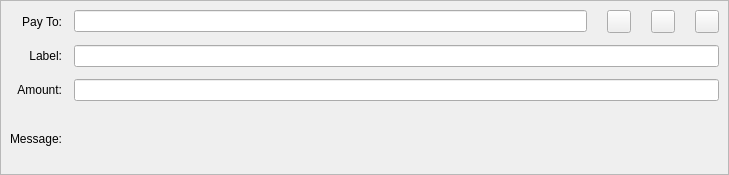
<?xml version="1.0" encoding="UTF-8"?>
<ui version="4.0">
 <class>SendCoinsEntry</class>
 <widget class="QStackedWidget" name="SendCoinsEntry">
  <property name="geometry">
   <rect>
    <x>0</x>
    <y>0</y>
    <width>729</width>
    <height>175</height>
   </rect>
  </property>
  <property name="focusPolicy">
   <enum>Qt::TabFocus</enum>
  </property>
  <property name="autoFillBackground">
   <bool>false</bool>
  </property>
  <property name="currentIndex">
   <number>0</number>
  </property>
  <widget class="QFrame" name="SendCoins">
   <property name="toolTip">
    <string>This is a normal payment.</string>
   </property>
   <property name="frameShape">
    <enum>QFrame::StyledPanel</enum>
   </property>
   <property name="frameShadow">
    <enum>QFrame::Sunken</enum>
   </property>
   <layout class="QGridLayout" name="gridLayout">
    <property name="spacing">
     <number>12</number>
    </property>
    <item row="2" column="1">
     <widget class="BitcoinAmountField" name="payAmount"/>
    </item>
    <item row="3" column="1">
     <widget class="QLabel" name="messageTextLabel">
      <property name="toolTip">
       <string>A message that was attached to the Bulwark: URI which will be stored with the transaction for your reference. Note: This message will not be sent over the Bulwark network.</string>
      </property>
      <property name="textFormat">
       <enum>Qt::PlainText</enum>
      </property>
     </widget>
    </item>
    <item row="0" column="0">
     <widget class="QLabel" name="payToLabel">
      <property name="text">
       <string>Pay To:</string>
      </property>
      <property name="alignment">
       <set>Qt::AlignRight|Qt::AlignTrailing|Qt::AlignVCenter</set>
      </property>
      <property name="buddy">
       <cstring>payTo</cstring>
      </property>
     </widget>
    </item>
    <item row="2" column="0">
     <widget class="QLabel" name="amountLabel">
      <property name="text">
       <string>Amount:</string>
      </property>
      <property name="alignment">
       <set>Qt::AlignRight|Qt::AlignTrailing|Qt::AlignVCenter</set>
      </property>
      <property name="buddy">
       <cstring>payAmount</cstring>
      </property>
     </widget>
    </item>
    <item row="1" column="0">
     <widget class="QLabel" name="labelLabel">
      <property name="text">
       <string>Label:</string>
      </property>
      <property name="alignment">
       <set>Qt::AlignRight|Qt::AlignTrailing|Qt::AlignVCenter</set>
      </property>
      <property name="buddy">
       <cstring>addAsLabel</cstring>
      </property>
     </widget>
    </item>
    <item row="1" column="1">
     <widget class="QLineEdit" name="addAsLabel">
      <property name="toolTip">
       <string>Enter a label for this address to add it to the list of used addresses</string>
      </property>
     </widget>
    </item>
    <item row="3" column="0">
     <widget class="QLabel" name="messageLabel">
      <property name="text">
       <string>Message:</string>
      </property>
      <property name="alignment">
       <set>Qt::AlignRight|Qt::AlignTrailing|Qt::AlignVCenter</set>
      </property>
     </widget>
    </item>
    <item row="0" column="1">
     <layout class="QHBoxLayout" name="payToLayout">
      <property name="spacing">
       <number>0</number>
      </property>
      <item>
       <widget class="QValidatedLineEdit" name="payTo">
        <property name="sizePolicy">
         <sizepolicy hsizetype="Preferred" vsizetype="Maximum">
          <horstretch>0</horstretch>
          <verstretch>0</verstretch>
         </sizepolicy>
        </property>
        <property name="toolTip">
         <string>The Bulwark address to send the payment to</string>
        </property>
       </widget>
      </item>
      <item>
       <spacer name="horizontalSpacer">
        <property name="orientation">
         <enum>Qt::Horizontal</enum>
        </property>
        <property name="sizeType">
         <enum>QSizePolicy::Maximum</enum>
        </property>
        <property name="sizeHint" stdset="0">
         <size>
          <width>20</width>
          <height>20</height>
         </size>
        </property>
       </spacer>
      </item>
      <item>
       <widget class="QToolButton" name="addressBookButton">
        <property name="sizePolicy">
         <sizepolicy hsizetype="Maximum" vsizetype="Maximum">
          <horstretch>0</horstretch>
          <verstretch>0</verstretch>
         </sizepolicy>
        </property>
        <property name="toolTip">
         <string>Choose previously used address</string>
        </property>
        <property name="text">
         <string/>
        </property>
        <property name="icon">
         <iconset resource="../bulwark.qrc">
          <normaloff>:/icons/address-book</normaloff>:/icons/address-book</iconset>
        </property>
        <property name="shortcut">
         <string>Alt+A</string>
        </property>
       </widget>
      </item>
      <item>
       <spacer name="horizontalSpacer_2">
        <property name="orientation">
         <enum>Qt::Horizontal</enum>
        </property>
        <property name="sizeType">
         <enum>QSizePolicy::Maximum</enum>
        </property>
        <property name="sizeHint" stdset="0">
         <size>
          <width>20</width>
          <height>20</height>
         </size>
        </property>
       </spacer>
      </item>
      <item>
       <widget class="QToolButton" name="pasteButton">
        <property name="sizePolicy">
         <sizepolicy hsizetype="Maximum" vsizetype="Maximum">
          <horstretch>0</horstretch>
          <verstretch>0</verstretch>
         </sizepolicy>
        </property>
        <property name="toolTip">
         <string>Paste address from clipboard</string>
        </property>
        <property name="text">
         <string/>
        </property>
        <property name="icon">
         <iconset resource="../bulwark.qrc">
          <normaloff>:/icons/editpaste</normaloff>:/icons/editpaste</iconset>
        </property>
        <property name="shortcut">
         <string>Alt+P</string>
        </property>
       </widget>
      </item>
      <item>
       <spacer name="horizontalSpacer_3">
        <property name="orientation">
         <enum>Qt::Horizontal</enum>
        </property>
        <property name="sizeType">
         <enum>QSizePolicy::Maximum</enum>
        </property>
        <property name="sizeHint" stdset="0">
         <size>
          <width>20</width>
          <height>20</height>
         </size>
        </property>
       </spacer>
      </item>
      <item>
       <widget class="QToolButton" name="deleteButton">
        <property name="sizePolicy">
         <sizepolicy hsizetype="Maximum" vsizetype="Maximum">
          <horstretch>0</horstretch>
          <verstretch>0</verstretch>
         </sizepolicy>
        </property>
        <property name="toolTip">
         <string>Remove this entry</string>
        </property>
        <property name="text">
         <string/>
        </property>
        <property name="icon">
         <iconset resource="../bulwark.qrc">
          <normaloff>:/icons/remove</normaloff>:/icons/remove</iconset>
        </property>
       </widget>
      </item>
     </layout>
    </item>
   </layout>
  </widget>
  <widget class="QFrame" name="SendCoins_InsecurePaymentRequest">
   <property name="palette">
    <palette>
     <active>
      <colorrole role="WindowText">
       <brush brushstyle="SolidPattern">
        <color alpha="255">
         <red>0</red>
         <green>0</green>
         <blue>0</blue>
        </color>
       </brush>
      </colorrole>
      <colorrole role="Button">
       <brush brushstyle="SolidPattern">
        <color alpha="255">
         <red>255</red>
         <green>255</green>
         <blue>127</blue>
        </color>
       </brush>
      </colorrole>
      <colorrole role="Light">
       <brush brushstyle="SolidPattern">
        <color alpha="255">
         <red>255</red>
         <green>255</green>
         <blue>255</blue>
        </color>
       </brush>
      </colorrole>
      <colorrole role="Midlight">
       <brush brushstyle="SolidPattern">
        <color alpha="255">
         <red>255</red>
         <green>255</green>
         <blue>191</blue>
        </color>
       </brush>
      </colorrole>
      <colorrole role="Dark">
       <brush brushstyle="SolidPattern">
        <color alpha="255">
         <red>127</red>
         <green>127</green>
         <blue>63</blue>
        </color>
       </brush>
      </colorrole>
      <colorrole role="Mid">
       <brush brushstyle="SolidPattern">
        <color alpha="255">
         <red>170</red>
         <green>170</green>
         <blue>84</blue>
        </color>
       </brush>
      </colorrole>
      <colorrole role="Text">
       <brush brushstyle="SolidPattern">
        <color alpha="255">
         <red>0</red>
         <green>0</green>
         <blue>0</blue>
        </color>
       </brush>
      </colorrole>
      <colorrole role="BrightText">
       <brush brushstyle="SolidPattern">
        <color alpha="255">
         <red>255</red>
         <green>255</green>
         <blue>255</blue>
        </color>
       </brush>
      </colorrole>
      <colorrole role="ButtonText">
       <brush brushstyle="SolidPattern">
        <color alpha="255">
         <red>0</red>
         <green>0</green>
         <blue>0</blue>
        </color>
       </brush>
      </colorrole>
      <colorrole role="Base">
       <brush brushstyle="SolidPattern">
        <color alpha="255">
         <red>255</red>
         <green>255</green>
         <blue>255</blue>
        </color>
       </brush>
      </colorrole>
      <colorrole role="Window">
       <brush brushstyle="SolidPattern">
        <color alpha="255">
         <red>255</red>
         <green>255</green>
         <blue>127</blue>
        </color>
       </brush>
      </colorrole>
      <colorrole role="Shadow">
       <brush brushstyle="SolidPattern">
        <color alpha="255">
         <red>0</red>
         <green>0</green>
         <blue>0</blue>
        </color>
       </brush>
      </colorrole>
      <colorrole role="AlternateBase">
       <brush brushstyle="SolidPattern">
        <color alpha="255">
         <red>255</red>
         <green>255</green>
         <blue>191</blue>
        </color>
       </brush>
      </colorrole>
      <colorrole role="ToolTipBase">
       <brush brushstyle="SolidPattern">
        <color alpha="255">
         <red>255</red>
         <green>255</green>
         <blue>220</blue>
        </color>
       </brush>
      </colorrole>
      <colorrole role="ToolTipText">
       <brush brushstyle="SolidPattern">
        <color alpha="255">
         <red>0</red>
         <green>0</green>
         <blue>0</blue>
        </color>
       </brush>
      </colorrole>
     </active>
     <inactive>
      <colorrole role="WindowText">
       <brush brushstyle="SolidPattern">
        <color alpha="255">
         <red>0</red>
         <green>0</green>
         <blue>0</blue>
        </color>
       </brush>
      </colorrole>
      <colorrole role="Button">
       <brush brushstyle="SolidPattern">
        <color alpha="255">
         <red>255</red>
         <green>255</green>
         <blue>127</blue>
        </color>
       </brush>
      </colorrole>
      <colorrole role="Light">
       <brush brushstyle="SolidPattern">
        <color alpha="255">
         <red>255</red>
         <green>255</green>
         <blue>255</blue>
        </color>
       </brush>
      </colorrole>
      <colorrole role="Midlight">
       <brush brushstyle="SolidPattern">
        <color alpha="255">
         <red>255</red>
         <green>255</green>
         <blue>191</blue>
        </color>
       </brush>
      </colorrole>
      <colorrole role="Dark">
       <brush brushstyle="SolidPattern">
        <color alpha="255">
         <red>127</red>
         <green>127</green>
         <blue>63</blue>
        </color>
       </brush>
      </colorrole>
      <colorrole role="Mid">
       <brush brushstyle="SolidPattern">
        <color alpha="255">
         <red>170</red>
         <green>170</green>
         <blue>84</blue>
        </color>
       </brush>
      </colorrole>
      <colorrole role="Text">
       <brush brushstyle="SolidPattern">
        <color alpha="255">
         <red>0</red>
         <green>0</green>
         <blue>0</blue>
        </color>
       </brush>
      </colorrole>
      <colorrole role="BrightText">
       <brush brushstyle="SolidPattern">
        <color alpha="255">
         <red>255</red>
         <green>255</green>
         <blue>255</blue>
        </color>
       </brush>
      </colorrole>
      <colorrole role="ButtonText">
       <brush brushstyle="SolidPattern">
        <color alpha="255">
         <red>0</red>
         <green>0</green>
         <blue>0</blue>
        </color>
       </brush>
      </colorrole>
      <colorrole role="Base">
       <brush brushstyle="SolidPattern">
        <color alpha="255">
         <red>255</red>
         <green>255</green>
         <blue>255</blue>
        </color>
       </brush>
      </colorrole>
      <colorrole role="Window">
       <brush brushstyle="SolidPattern">
        <color alpha="255">
         <red>255</red>
         <green>255</green>
         <blue>127</blue>
        </color>
       </brush>
      </colorrole>
      <colorrole role="Shadow">
       <brush brushstyle="SolidPattern">
        <color alpha="255">
         <red>0</red>
         <green>0</green>
         <blue>0</blue>
        </color>
       </brush>
      </colorrole>
      <colorrole role="AlternateBase">
       <brush brushstyle="SolidPattern">
        <color alpha="255">
         <red>255</red>
         <green>255</green>
         <blue>191</blue>
        </color>
       </brush>
      </colorrole>
      <colorrole role="ToolTipBase">
       <brush brushstyle="SolidPattern">
        <color alpha="255">
         <red>255</red>
         <green>255</green>
         <blue>220</blue>
        </color>
       </brush>
      </colorrole>
      <colorrole role="ToolTipText">
       <brush brushstyle="SolidPattern">
        <color alpha="255">
         <red>0</red>
         <green>0</green>
         <blue>0</blue>
        </color>
       </brush>
      </colorrole>
     </inactive>
     <disabled>
      <colorrole role="WindowText">
       <brush brushstyle="SolidPattern">
        <color alpha="255">
         <red>127</red>
         <green>127</green>
         <blue>63</blue>
        </color>
       </brush>
      </colorrole>
      <colorrole role="Button">
       <brush brushstyle="SolidPattern">
        <color alpha="255">
         <red>255</red>
         <green>255</green>
         <blue>127</blue>
        </color>
       </brush>
      </colorrole>
      <colorrole role="Light">
       <brush brushstyle="SolidPattern">
        <color alpha="255">
         <red>255</red>
         <green>255</green>
         <blue>255</blue>
        </color>
       </brush>
      </colorrole>
      <colorrole role="Midlight">
       <brush brushstyle="SolidPattern">
        <color alpha="255">
         <red>255</red>
         <green>255</green>
         <blue>191</blue>
        </color>
       </brush>
      </colorrole>
      <colorrole role="Dark">
       <brush brushstyle="SolidPattern">
        <color alpha="255">
         <red>127</red>
         <green>127</green>
         <blue>63</blue>
        </color>
       </brush>
      </colorrole>
      <colorrole role="Mid">
       <brush brushstyle="SolidPattern">
        <color alpha="255">
         <red>170</red>
         <green>170</green>
         <blue>84</blue>
        </color>
       </brush>
      </colorrole>
      <colorrole role="Text">
       <brush brushstyle="SolidPattern">
        <color alpha="255">
         <red>127</red>
         <green>127</green>
         <blue>63</blue>
        </color>
       </brush>
      </colorrole>
      <colorrole role="BrightText">
       <brush brushstyle="SolidPattern">
        <color alpha="255">
         <red>255</red>
         <green>255</green>
         <blue>255</blue>
        </color>
       </brush>
      </colorrole>
      <colorrole role="ButtonText">
       <brush brushstyle="SolidPattern">
        <color alpha="255">
         <red>127</red>
         <green>127</green>
         <blue>63</blue>
        </color>
       </brush>
      </colorrole>
      <colorrole role="Base">
       <brush brushstyle="SolidPattern">
        <color alpha="255">
         <red>255</red>
         <green>255</green>
         <blue>127</blue>
        </color>
       </brush>
      </colorrole>
      <colorrole role="Window">
       <brush brushstyle="SolidPattern">
        <color alpha="255">
         <red>255</red>
         <green>255</green>
         <blue>127</blue>
        </color>
       </brush>
      </colorrole>
      <colorrole role="Shadow">
       <brush brushstyle="SolidPattern">
        <color alpha="255">
         <red>0</red>
         <green>0</green>
         <blue>0</blue>
        </color>
       </brush>
      </colorrole>
      <colorrole role="AlternateBase">
       <brush brushstyle="SolidPattern">
        <color alpha="255">
         <red>255</red>
         <green>255</green>
         <blue>127</blue>
        </color>
       </brush>
      </colorrole>
      <colorrole role="ToolTipBase">
       <brush brushstyle="SolidPattern">
        <color alpha="255">
         <red>255</red>
         <green>255</green>
         <blue>220</blue>
        </color>
       </brush>
      </colorrole>
      <colorrole role="ToolTipText">
       <brush brushstyle="SolidPattern">
        <color alpha="255">
         <red>0</red>
         <green>0</green>
         <blue>0</blue>
        </color>
       </brush>
      </colorrole>
     </disabled>
    </palette>
   </property>
   <property name="toolTip">
    <string>This is an unverified payment request.</string>
   </property>
   <property name="autoFillBackground">
    <bool>true</bool>
   </property>
   <property name="frameShape">
    <enum>QFrame::StyledPanel</enum>
   </property>
   <property name="frameShadow">
    <enum>QFrame::Sunken</enum>
   </property>
   <layout class="QGridLayout" name="gridLayout_is">
    <property name="spacing">
     <number>12</number>
    </property>
    <item row="0" column="0">
     <widget class="QLabel" name="payToLabel_is">
      <property name="text">
       <string>Pay To:</string>
      </property>
      <property name="alignment">
       <set>Qt::AlignRight|Qt::AlignTrailing|Qt::AlignVCenter</set>
      </property>
     </widget>
    </item>
    <item row="0" column="1">
     <layout class="QHBoxLayout" name="payToLayout_is">
      <property name="spacing">
       <number>0</number>
      </property>
      <item>
       <widget class="QLabel" name="payTo_is"/>
      </item>
      <item>
       <widget class="QToolButton" name="deleteButton_is">
        <property name="toolTip">
         <string>Remove this entry</string>
        </property>
        <property name="text">
         <string/>
        </property>
        <property name="icon">
         <iconset resource="../bulwark.qrc">
          <normaloff>:/icons/remove</normaloff>:/icons/remove</iconset>
        </property>
       </widget>
      </item>
     </layout>
    </item>
    <item row="1" column="0">
     <widget class="QLabel" name="memoLabel_is">
      <property name="text">
       <string>Memo:</string>
      </property>
      <property name="alignment">
       <set>Qt::AlignRight|Qt::AlignTrailing|Qt::AlignVCenter</set>
      </property>
     </widget>
    </item>
    <item row="1" column="1">
     <widget class="QLabel" name="memoTextLabel_is">
      <property name="textFormat">
       <enum>Qt::PlainText</enum>
      </property>
     </widget>
    </item>
    <item row="2" column="0">
     <widget class="QLabel" name="amountLabel_is">
      <property name="text">
       <string>Amount:</string>
      </property>
      <property name="alignment">
       <set>Qt::AlignRight|Qt::AlignTrailing|Qt::AlignVCenter</set>
      </property>
      <property name="buddy">
       <cstring>payAmount_is</cstring>
      </property>
     </widget>
    </item>
    <item row="2" column="1">
     <widget class="BitcoinAmountField" name="payAmount_is">
      <property name="acceptDrops">
       <bool>false</bool>
      </property>
     </widget>
    </item>
   </layout>
  </widget>
  <widget class="QFrame" name="SendCoins_SecurePaymentRequest">
   <property name="palette">
    <palette>
     <active>
      <colorrole role="WindowText">
       <brush brushstyle="SolidPattern">
        <color alpha="255">
         <red>0</red>
         <green>0</green>
         <blue>0</blue>
        </color>
       </brush>
      </colorrole>
      <colorrole role="Button">
       <brush brushstyle="SolidPattern">
        <color alpha="255">
         <red>140</red>
         <green>232</green>
         <blue>119</blue>
        </color>
       </brush>
      </colorrole>
      <colorrole role="Light">
       <brush brushstyle="SolidPattern">
        <color alpha="255">
         <red>230</red>
         <green>255</green>
         <blue>224</blue>
        </color>
       </brush>
      </colorrole>
      <colorrole role="Midlight">
       <brush brushstyle="SolidPattern">
        <color alpha="255">
         <red>185</red>
         <green>243</green>
         <blue>171</blue>
        </color>
       </brush>
      </colorrole>
      <colorrole role="Dark">
       <brush brushstyle="SolidPattern">
        <color alpha="255">
         <red>70</red>
         <green>116</green>
         <blue>59</blue>
        </color>
       </brush>
      </colorrole>
      <colorrole role="Mid">
       <brush brushstyle="SolidPattern">
        <color alpha="255">
         <red>93</red>
         <green>155</green>
         <blue>79</blue>
        </color>
       </brush>
      </colorrole>
      <colorrole role="Text">
       <brush brushstyle="SolidPattern">
        <color alpha="255">
         <red>0</red>
         <green>0</green>
         <blue>0</blue>
        </color>
       </brush>
      </colorrole>
      <colorrole role="BrightText">
       <brush brushstyle="SolidPattern">
        <color alpha="255">
         <red>155</red>
         <green>255</green>
         <blue>147</blue>
        </color>
       </brush>
      </colorrole>
      <colorrole role="ButtonText">
       <brush brushstyle="SolidPattern">
        <color alpha="255">
         <red>0</red>
         <green>0</green>
         <blue>0</blue>
        </color>
       </brush>
      </colorrole>
      <colorrole role="Base">
       <brush brushstyle="SolidPattern">
        <color alpha="255">
         <red>119</red>
         <green>255</green>
         <blue>233</blue>
        </color>
       </brush>
      </colorrole>
      <colorrole role="Window">
       <brush brushstyle="SolidPattern">
        <color alpha="255">
         <red>140</red>
         <green>232</green>
         <blue>119</blue>
        </color>
       </brush>
      </colorrole>
      <colorrole role="Shadow">
       <brush brushstyle="SolidPattern">
        <color alpha="255">
         <red>0</red>
         <green>0</green>
         <blue>0</blue>
        </color>
       </brush>
      </colorrole>
      <colorrole role="AlternateBase">
       <brush brushstyle="SolidPattern">
        <color alpha="255">
         <red>197</red>
         <green>243</green>
         <blue>187</blue>
        </color>
       </brush>
      </colorrole>
      <colorrole role="NoRole">
       <brush brushstyle="SolidPattern">
        <color alpha="255">
         <red>125</red>
         <green>194</green>
         <blue>122</blue>
        </color>
       </brush>
      </colorrole>
      <colorrole role="ToolTipBase">
       <brush brushstyle="SolidPattern">
        <color alpha="255">
         <red>255</red>
         <green>255</green>
         <blue>220</blue>
        </color>
       </brush>
      </colorrole>
      <colorrole role="ToolTipText">
       <brush brushstyle="SolidPattern">
        <color alpha="255">
         <red>0</red>
         <green>0</green>
         <blue>0</blue>
        </color>
       </brush>
      </colorrole>
     </active>
     <inactive>
      <colorrole role="WindowText">
       <brush brushstyle="SolidPattern">
        <color alpha="255">
         <red>0</red>
         <green>0</green>
         <blue>0</blue>
        </color>
       </brush>
      </colorrole>
      <colorrole role="Button">
       <brush brushstyle="SolidPattern">
        <color alpha="255">
         <red>140</red>
         <green>232</green>
         <blue>119</blue>
        </color>
       </brush>
      </colorrole>
      <colorrole role="Light">
       <brush brushstyle="SolidPattern">
        <color alpha="255">
         <red>230</red>
         <green>255</green>
         <blue>224</blue>
        </color>
       </brush>
      </colorrole>
      <colorrole role="Midlight">
       <brush brushstyle="SolidPattern">
        <color alpha="255">
         <red>185</red>
         <green>243</green>
         <blue>171</blue>
        </color>
       </brush>
      </colorrole>
      <colorrole role="Dark">
       <brush brushstyle="SolidPattern">
        <color alpha="255">
         <red>70</red>
         <green>116</green>
         <blue>59</blue>
        </color>
       </brush>
      </colorrole>
      <colorrole role="Mid">
       <brush brushstyle="SolidPattern">
        <color alpha="255">
         <red>93</red>
         <green>155</green>
         <blue>79</blue>
        </color>
       </brush>
      </colorrole>
      <colorrole role="Text">
       <brush brushstyle="SolidPattern">
        <color alpha="255">
         <red>0</red>
         <green>0</green>
         <blue>0</blue>
        </color>
       </brush>
      </colorrole>
      <colorrole role="BrightText">
       <brush brushstyle="SolidPattern">
        <color alpha="255">
         <red>155</red>
         <green>255</green>
         <blue>147</blue>
        </color>
       </brush>
      </colorrole>
      <colorrole role="ButtonText">
       <brush brushstyle="SolidPattern">
        <color alpha="255">
         <red>0</red>
         <green>0</green>
         <blue>0</blue>
        </color>
       </brush>
      </colorrole>
      <colorrole role="Base">
       <brush brushstyle="SolidPattern">
        <color alpha="255">
         <red>119</red>
         <green>255</green>
         <blue>233</blue>
        </color>
       </brush>
      </colorrole>
      <colorrole role="Window">
       <brush brushstyle="SolidPattern">
        <color alpha="255">
         <red>140</red>
         <green>232</green>
         <blue>119</blue>
        </color>
       </brush>
      </colorrole>
      <colorrole role="Shadow">
       <brush brushstyle="SolidPattern">
        <color alpha="255">
         <red>0</red>
         <green>0</green>
         <blue>0</blue>
        </color>
       </brush>
      </colorrole>
      <colorrole role="AlternateBase">
       <brush brushstyle="SolidPattern">
        <color alpha="255">
         <red>197</red>
         <green>243</green>
         <blue>187</blue>
        </color>
       </brush>
      </colorrole>
      <colorrole role="NoRole">
       <brush brushstyle="SolidPattern">
        <color alpha="255">
         <red>125</red>
         <green>194</green>
         <blue>122</blue>
        </color>
       </brush>
      </colorrole>
      <colorrole role="ToolTipBase">
       <brush brushstyle="SolidPattern">
        <color alpha="255">
         <red>255</red>
         <green>255</green>
         <blue>220</blue>
        </color>
       </brush>
      </colorrole>
      <colorrole role="ToolTipText">
       <brush brushstyle="SolidPattern">
        <color alpha="255">
         <red>0</red>
         <green>0</green>
         <blue>0</blue>
        </color>
       </brush>
      </colorrole>
     </inactive>
     <disabled>
      <colorrole role="WindowText">
       <brush brushstyle="SolidPattern">
        <color alpha="255">
         <red>70</red>
         <green>116</green>
         <blue>59</blue>
        </color>
       </brush>
      </colorrole>
      <colorrole role="Button">
       <brush brushstyle="SolidPattern">
        <color alpha="255">
         <red>140</red>
         <green>232</green>
         <blue>119</blue>
        </color>
       </brush>
      </colorrole>
      <colorrole role="Light">
       <brush brushstyle="SolidPattern">
        <color alpha="255">
         <red>230</red>
         <green>255</green>
         <blue>224</blue>
        </color>
       </brush>
      </colorrole>
      <colorrole role="Midlight">
       <brush brushstyle="SolidPattern">
        <color alpha="255">
         <red>185</red>
         <green>243</green>
         <blue>171</blue>
        </color>
       </brush>
      </colorrole>
      <colorrole role="Dark">
       <brush brushstyle="SolidPattern">
        <color alpha="255">
         <red>70</red>
         <green>116</green>
         <blue>59</blue>
        </color>
       </brush>
      </colorrole>
      <colorrole role="Mid">
       <brush brushstyle="SolidPattern">
        <color alpha="255">
         <red>93</red>
         <green>155</green>
         <blue>79</blue>
        </color>
       </brush>
      </colorrole>
      <colorrole role="Text">
       <brush brushstyle="SolidPattern">
        <color alpha="255">
         <red>70</red>
         <green>116</green>
         <blue>59</blue>
        </color>
       </brush>
      </colorrole>
      <colorrole role="BrightText">
       <brush brushstyle="SolidPattern">
        <color alpha="255">
         <red>155</red>
         <green>255</green>
         <blue>147</blue>
        </color>
       </brush>
      </colorrole>
      <colorrole role="ButtonText">
       <brush brushstyle="SolidPattern">
        <color alpha="255">
         <red>70</red>
         <green>116</green>
         <blue>59</blue>
        </color>
       </brush>
      </colorrole>
      <colorrole role="Base">
       <brush brushstyle="SolidPattern">
        <color alpha="255">
         <red>140</red>
         <green>232</green>
         <blue>119</blue>
        </color>
       </brush>
      </colorrole>
      <colorrole role="Window">
       <brush brushstyle="SolidPattern">
        <color alpha="255">
         <red>140</red>
         <green>232</green>
         <blue>119</blue>
        </color>
       </brush>
      </colorrole>
      <colorrole role="Shadow">
       <brush brushstyle="SolidPattern">
        <color alpha="255">
         <red>0</red>
         <green>0</green>
         <blue>0</blue>
        </color>
       </brush>
      </colorrole>
      <colorrole role="AlternateBase">
       <brush brushstyle="SolidPattern">
        <color alpha="255">
         <red>140</red>
         <green>232</green>
         <blue>119</blue>
        </color>
       </brush>
      </colorrole>
      <colorrole role="NoRole">
       <brush brushstyle="SolidPattern">
        <color alpha="255">
         <red>125</red>
         <green>194</green>
         <blue>122</blue>
        </color>
       </brush>
      </colorrole>
      <colorrole role="ToolTipBase">
       <brush brushstyle="SolidPattern">
        <color alpha="255">
         <red>255</red>
         <green>255</green>
         <blue>220</blue>
        </color>
       </brush>
      </colorrole>
      <colorrole role="ToolTipText">
       <brush brushstyle="SolidPattern">
        <color alpha="255">
         <red>0</red>
         <green>0</green>
         <blue>0</blue>
        </color>
       </brush>
      </colorrole>
     </disabled>
    </palette>
   </property>
   <property name="toolTip">
    <string>This is a verified payment request.</string>
   </property>
   <property name="autoFillBackground">
    <bool>true</bool>
   </property>
   <property name="frameShape">
    <enum>QFrame::StyledPanel</enum>
   </property>
   <property name="frameShadow">
    <enum>QFrame::Sunken</enum>
   </property>
   <layout class="QGridLayout" name="gridLayout_s">
    <property name="spacing">
     <number>12</number>
    </property>
    <item row="0" column="0">
     <widget class="QLabel" name="payToLabel_s">
      <property name="text">
       <string>Pay To:</string>
      </property>
      <property name="alignment">
       <set>Qt::AlignRight|Qt::AlignTrailing|Qt::AlignVCenter</set>
      </property>
     </widget>
    </item>
    <item row="0" column="1">
     <layout class="QHBoxLayout" name="payToLayout_s">
      <property name="spacing">
       <number>0</number>
      </property>
      <item>
       <widget class="QLabel" name="payTo_s">
        <property name="textFormat">
         <enum>Qt::PlainText</enum>
        </property>
       </widget>
      </item>
      <item>
       <widget class="QToolButton" name="deleteButton_s">
        <property name="toolTip">
         <string>Remove this entry</string>
        </property>
        <property name="text">
         <string/>
        </property>
        <property name="icon">
         <iconset resource="../bulwark.qrc">
          <normaloff>:/icons/remove</normaloff>:/icons/remove</iconset>
        </property>
       </widget>
      </item>
     </layout>
    </item>
    <item row="1" column="0">
     <widget class="QLabel" name="memoLabel_s">
      <property name="text">
       <string>Memo:</string>
      </property>
      <property name="alignment">
       <set>Qt::AlignRight|Qt::AlignTrailing|Qt::AlignVCenter</set>
      </property>
     </widget>
    </item>
    <item row="1" column="1">
     <widget class="QLabel" name="memoTextLabel_s">
      <property name="textFormat">
       <enum>Qt::PlainText</enum>
      </property>
     </widget>
    </item>
    <item row="2" column="0">
     <widget class="QLabel" name="amountLabel_s">
      <property name="text">
       <string>Amount:</string>
      </property>
      <property name="alignment">
       <set>Qt::AlignRight|Qt::AlignTrailing|Qt::AlignVCenter</set>
      </property>
      <property name="buddy">
       <cstring>payAmount_s</cstring>
      </property>
     </widget>
    </item>
    <item row="2" column="1">
     <widget class="BitcoinAmountField" name="payAmount_s">
      <property name="acceptDrops">
       <bool>false</bool>
      </property>
     </widget>
    </item>
   </layout>
  </widget>
 </widget>
 <customwidgets>
  <customwidget>
   <class>QValidatedLineEdit</class>
   <extends>QLineEdit</extends>
   <header>qvalidatedlineedit.h</header>
  </customwidget>
  <customwidget>
   <class>BitcoinAmountField</class>
   <extends>QLineEdit</extends>
   <header>bitcoinamountfield.h</header>
   <container>1</container>
  </customwidget>
 </customwidgets>
 <tabstops>
  <tabstop>payTo</tabstop>
  <tabstop>addressBookButton</tabstop>
  <tabstop>pasteButton</tabstop>
  <tabstop>deleteButton</tabstop>
  <tabstop>addAsLabel</tabstop>
  <tabstop>payAmount</tabstop>
  <tabstop>payAmount_is</tabstop>
  <tabstop>deleteButton_is</tabstop>
  <tabstop>payAmount_s</tabstop>
  <tabstop>deleteButton_s</tabstop>
 </tabstops>
 <resources>
  <include location="../bulwark.qrc"/>
 </resources>
 <connections/>
</ui>
